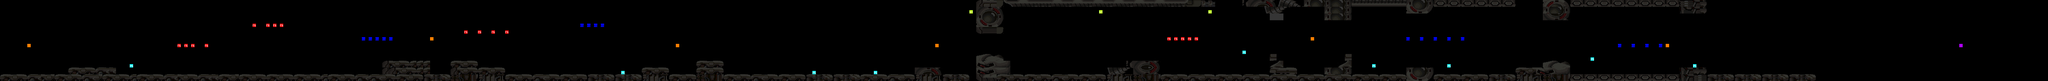

The image is a tile-based game level rendered from a .tmx file. Its description and source (layers, tilesets, objects; grid data summarised) follow:
An orthogonal 300x12 tile map with 32x32 px tiles, 2 tile layers (Map, Enemies), 2 tilesets.

<map version="1.5" tiledversion="1.7.2" orientation="orthogonal" renderorder="right-down" width="300" height="12" tilewidth="32" tileheight="32" infinite="0" nextlayerid="5" nextobjectid="8">
 <editorsettings>
  <export target="../1/Map.csv" format="csv" />
 </editorsettings>
 <tileset firstgid="1" name="tilemapline32level1" tilewidth="32" tileheight="32" tilecount="336" columns="336">
  <image source="../../assets/tilemapline32level1.png" width="10752" height="32" />
 </tileset>
 <tileset firstgid="337" source="ObjectTypes.tsx" />
 <layer id="1" name="Map" width="300" height="12" opacity="0.21">
  <data>[3600 cells, 520 non-empty, 87 distinct tile ids]</data>
 </layer>
 <layer id="3" name="Enemies" width="300" height="12">
  <data>[3600 cells, 54 non-empty, 6 distinct tile ids]</data>
 </layer>
</map>